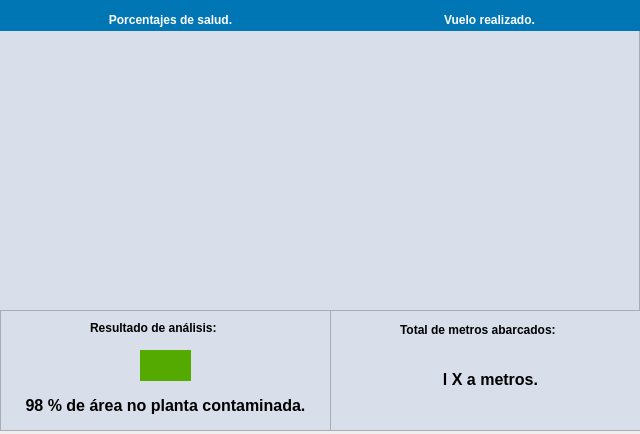
<?xml version="1.0" encoding="UTF-8"?>
<ui version="4.0">
 <class>Grafica</class>
 <widget class="QMainWindow" name="Grafica">
  <property name="geometry">
   <rect>
    <x>0</x>
    <y>0</y>
    <width>640</width>
    <height>434</height>
   </rect>
  </property>
  <property name="windowTitle">
   <string>Datos</string>
  </property>
  <widget class="QWidget" name="centralwidget">
   <widget class="QFrame" name="V3Frame_Grafica">
    <property name="geometry">
     <rect>
      <x>0</x>
      <y>30</y>
      <width>331</width>
      <height>281</height>
     </rect>
    </property>
    <property name="styleSheet">
     <string notr="true">background-color: rgb(216, 223, 234);</string>
    </property>
    <property name="frameShape">
     <enum>QFrame::StyledPanel</enum>
    </property>
    <property name="frameShadow">
     <enum>QFrame::Raised</enum>
    </property>
    <widget class="QWidget" name="gridLayoutWidget">
     <property name="geometry">
      <rect>
       <x>-1</x>
       <y>-1</y>
       <width>331</width>
       <height>281</height>
      </rect>
     </property>
     <layout class="QGridLayout" name="V3Grid1"/>
    </widget>
   </widget>
   <widget class="QFrame" name="V3Frame_Vuelo">
    <property name="geometry">
     <rect>
      <x>329</x>
      <y>30</y>
      <width>311</width>
      <height>281</height>
     </rect>
    </property>
    <property name="styleSheet">
     <string notr="true">background-color: rgb(216, 223, 234);</string>
    </property>
    <property name="frameShape">
     <enum>QFrame::StyledPanel</enum>
    </property>
    <property name="frameShadow">
     <enum>QFrame::Raised</enum>
    </property>
    <widget class="QWidget" name="gridLayoutWidget_2">
     <property name="geometry">
      <rect>
       <x>-1</x>
       <y>-1</y>
       <width>311</width>
       <height>281</height>
      </rect>
     </property>
     <layout class="QGridLayout" name="V3Grid2"/>
    </widget>
   </widget>
   <widget class="QFrame" name="V3FrameEt1">
    <property name="geometry">
     <rect>
      <x>0</x>
      <y>0</y>
      <width>331</width>
      <height>31</height>
     </rect>
    </property>
    <property name="styleSheet">
     <string notr="true">background-color: rgb(1, 118, 180);
border:rgb(1, 118, 180);</string>
    </property>
    <property name="frameShape">
     <enum>QFrame::StyledPanel</enum>
    </property>
    <property name="frameShadow">
     <enum>QFrame::Raised</enum>
    </property>
    <widget class="QLabel" name="V3LabeGrafica">
     <property name="geometry">
      <rect>
       <x>80</x>
       <y>10</y>
       <width>181</width>
       <height>20</height>
      </rect>
     </property>
     <property name="text">
      <string>&lt;html&gt;&lt;head/&gt;&lt;body&gt;&lt;p align=&quot;center&quot;&gt;&lt;span style=&quot; font-weight:600; color:#ffffff;&quot;&gt;Porcentajes de salud.&lt;/span&gt;&lt;/p&gt;&lt;/body&gt;&lt;/html&gt;</string>
     </property>
    </widget>
   </widget>
   <widget class="QFrame" name="V3FrameEt2">
    <property name="geometry">
     <rect>
      <x>329</x>
      <y>0</y>
      <width>311</width>
      <height>31</height>
     </rect>
    </property>
    <property name="styleSheet">
     <string notr="true">background-color: rgb(1, 118, 180);
border:rgb(1, 118, 180);</string>
    </property>
    <property name="frameShape">
     <enum>QFrame::StyledPanel</enum>
    </property>
    <property name="frameShadow">
     <enum>QFrame::Raised</enum>
    </property>
    <widget class="QLabel" name="V3LabeVuelo">
     <property name="geometry">
      <rect>
       <x>100</x>
       <y>10</y>
       <width>121</width>
       <height>20</height>
      </rect>
     </property>
     <property name="text">
      <string>&lt;html&gt;&lt;head/&gt;&lt;body&gt;&lt;p align=&quot;center&quot;&gt;&lt;span style=&quot; font-weight:600; color:#ffffff;&quot;&gt;Vuelo realizado.&lt;/span&gt;&lt;/p&gt;&lt;/body&gt;&lt;/html&gt;</string>
     </property>
    </widget>
   </widget>
   <widget class="QFrame" name="V3F3">
    <property name="geometry">
     <rect>
      <x>0</x>
      <y>310</y>
      <width>331</width>
      <height>121</height>
     </rect>
    </property>
    <property name="styleSheet">
     <string notr="true">background-color: rgb(216, 223, 234);</string>
    </property>
    <property name="frameShape">
     <enum>QFrame::StyledPanel</enum>
    </property>
    <property name="frameShadow">
     <enum>QFrame::Raised</enum>
    </property>
    <widget class="QLabel" name="V3F3L2_color">
     <property name="geometry">
      <rect>
       <x>140</x>
       <y>40</y>
       <width>51</width>
       <height>31</height>
      </rect>
     </property>
     <property name="styleSheet">
      <string notr="true">background-color: rgb(85, 170, 0);</string>
     </property>
     <property name="text">
      <string/>
     </property>
    </widget>
    <widget class="QLabel" name="V3F3L3_analisis">
     <property name="geometry">
      <rect>
       <x>10</x>
       <y>80</y>
       <width>311</width>
       <height>31</height>
      </rect>
     </property>
     <property name="text">
      <string>&lt;html&gt;&lt;head/&gt;&lt;body&gt;&lt;p align=&quot;center&quot;&gt;&lt;span style=&quot; font-size:12pt; font-weight:600;&quot;&gt;98 % de área no planta contaminada.&lt;/span&gt;&lt;/p&gt;&lt;/body&gt;&lt;/html&gt;</string>
     </property>
    </widget>
    <widget class="QLabel" name="V3F3L1_titulo">
     <property name="geometry">
      <rect>
       <x>90</x>
       <y>10</y>
       <width>161</width>
       <height>17</height>
      </rect>
     </property>
     <property name="text">
      <string>&lt;html&gt;&lt;head/&gt;&lt;body&gt;&lt;p&gt;&lt;span style=&quot; font-weight:600;&quot;&gt;Resultado de análisis:&lt;/span&gt;&lt;/p&gt;&lt;/body&gt;&lt;/html&gt;</string>
     </property>
    </widget>
   </widget>
   <widget class="QFrame" name="V4F4">
    <property name="geometry">
     <rect>
      <x>330</x>
      <y>310</y>
      <width>311</width>
      <height>121</height>
     </rect>
    </property>
    <property name="styleSheet">
     <string notr="true">background-color: rgb(216, 223, 234);
</string>
    </property>
    <property name="frameShape">
     <enum>QFrame::StyledPanel</enum>
    </property>
    <property name="frameShadow">
     <enum>QFrame::Raised</enum>
    </property>
    <widget class="QLabel" name="label_3">
     <property name="geometry">
      <rect>
       <x>70</x>
       <y>10</y>
       <width>191</width>
       <height>20</height>
      </rect>
     </property>
     <property name="text">
      <string>&lt;html&gt;&lt;head/&gt;&lt;body&gt;&lt;p&gt;&lt;span style=&quot; font-weight:600;&quot;&gt;Total de metros abarcados:&lt;/span&gt;&lt;/p&gt;&lt;/body&gt;&lt;/html&gt;</string>
     </property>
    </widget>
    <widget class="QLabel" name="label_4">
     <property name="geometry">
      <rect>
       <x>50</x>
       <y>60</y>
       <width>221</width>
       <height>20</height>
      </rect>
     </property>
     <property name="text">
      <string>&lt;html&gt;&lt;head/&gt;&lt;body&gt;&lt;p align=&quot;center&quot;&gt;&lt;span style=&quot; font-size:12pt; font-weight:600;&quot;&gt;l X a metros.&lt;/span&gt;&lt;/p&gt;&lt;/body&gt;&lt;/html&gt;</string>
     </property>
    </widget>
   </widget>
  </widget>
 </widget>
 <resources/>
 <connections/>
</ui>
